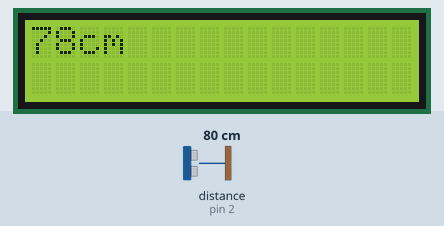
The sketch below on a simulated Arduino Uno, built with avr-gcc and run on an emulated ATmega328P. On the bench: 16×2 character LCD. Wiring (inferred from the names in the program): ultrasonic range finder: trigger pin 3; echo pin 2. The inputs (shaded band) are chosen by the test bench; at power-on: distance to the obstacle (sensor on pin 2) 80 cm. The echo pulse lasts 58.3 µs per cm; what the sketch prints to the serial monitor is not drawn.

Above: at 1.27 s.
1.3 s: distance to the obstacle (sensor on pin 2) set to 250 cm
At 1.39 s:
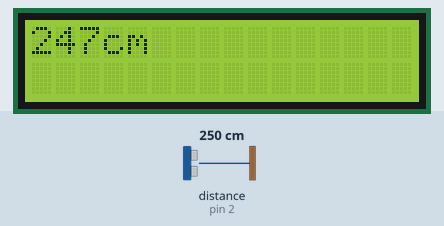
2.8 s: distance to the obstacle (sensor on pin 2) set to 2 cm
At 2.83 s:
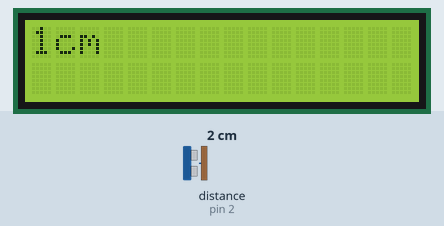
4.3 s: distance to the obstacle (sensor on pin 2) set to 120 cm
At 4.31 s:
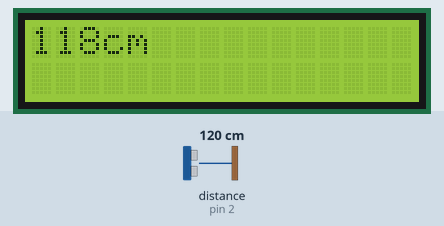

Measured:
- after the input at 1.3 s, the display: first differs from a run without the input at once (image 1)
- after the input at 2.8 s, the display: first differs from a run without the input at once (image 2)
- after the input at 4.3 s, the display: first differs from a run without the input at once (image 3)

The sketch:

Ultra_sonic.ino
```cpp
#include <LiquidCrystal.h>

LiquidCrystal lcd(8,9,4,5,6,7);

int trigPin=3;
int echoPin=2;
long duration;
long distance;
long lastDistance;


void setup() {
  pinMode(trigPin, OUTPUT);
  pinMode(echoPin, INPUT);
  lcd.begin(16,2);
  Serial.begin(9600);
}

void loop() {
  digitalWrite(trigPin, LOW);
  delayMicroseconds(2);
  lcd.print(distance);
  lcd.print("cm");
  delay(40);
  lcd.clear();
  digitalWrite(trigPin, HIGH);
  delayMicroseconds(10);
  digitalWrite(trigPin, LOW);
  duration = pulseIn(echoPin, HIGH);
  distance = duration * 0.034 / 2.0;

  Serial.print(distance);
  Serial.println("cm");


}
```
